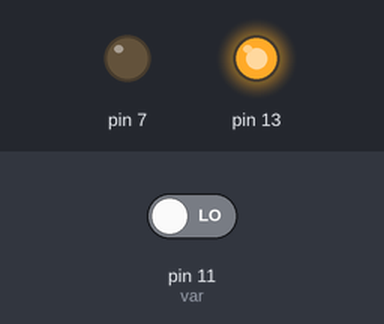
Simulated run of this program. Board: Raspberry Pi (header pin numbers). On the bench: output pins drawn as LEDs (lit = HIGH). The test bench sets the inputs (shaded band); at power-on: pin 11 (var) LOW. Web requests get an empty 200 reply after 0.4 s; threads take turns every 2 ms.

Above: at 1.2 s.
1.3 s: pin 11 (var) driven HIGH
At 2.6 s:
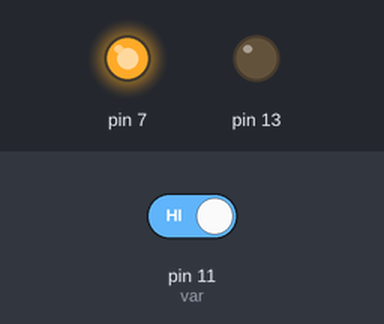
3.5 s: pin 11 (var) driven LOW
At 5.6 s:
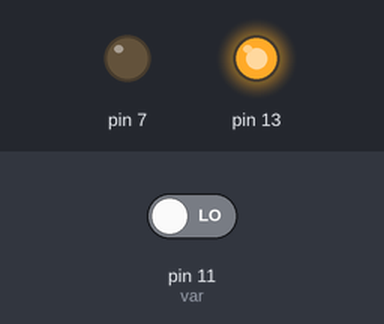
Timing chart, 0 to 7.1 s (numbered marks = the images above; inputs shaded):
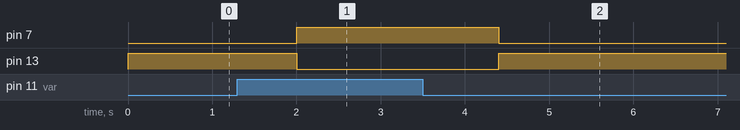

Measured:
- after the input at 1.3 s, pin 7: LOW → HIGH after 0.70 s; pin 13: HIGH → LOW after 0.70 s
- after the input at 3.5 s, pin 7: HIGH → LOW after 0.90 s; pin 13: LOW → HIGH after 0.90 s

The program:

motion_sensor.py
```python
from threading import Thread
import time
import RPi.GPIO as GPIO
import requests

var = 0
pairvalue = 0

def Alert_Buzzer():
    global pairvalue
    while True:
        if var==0:
            GPIO.output(7,0)
            GPIO.output(13,1)
            if pairvalue==1:
                pairvalue = 0
                #print "No Intruder {0} {1}".format(var,time.strftime("%H:%M:%S"))
                payload = {'key': '2DHLE2S41N', 'val': 1}
                r = requests.get('http://www.newgatewaysolution.com/iot/set.php',params=payload)
        elif var==1:
            GPIO.output(13,0)
            GPIO.output(7,1)
            if pairvalue==0:
                pairvalue = 1
                #print "Intruder Detected {0} {1}".format(var,time.strftime("%H:%M:%S"))
                payload = {'key': '2DHLE2S41N', 'val': 0}
                r = requests.get('http://www.newgatewaysolution.com/iot/set.php',params=payload)
        time.sleep(1)

def Read_Sensor():
    global var
    while True:
        var = GPIO.input(11)
        time.sleep(0.1)

GPIO.setwarnings(False)
GPIO.setmode(GPIO.BOARD)
#Sensor Pin
GPIO.setup(11,GPIO.IN)
#RED LED
GPIO.setup(7,GPIO.OUT)
#GREEN LED
GPIO.setup(13,GPIO.OUT)

thread1 = Thread( target=Read_Sensor )
thread2 = Thread( target=Alert_Buzzer )

thread1.start()
thread2.start()
thread1.join()
thread2.join()
```
